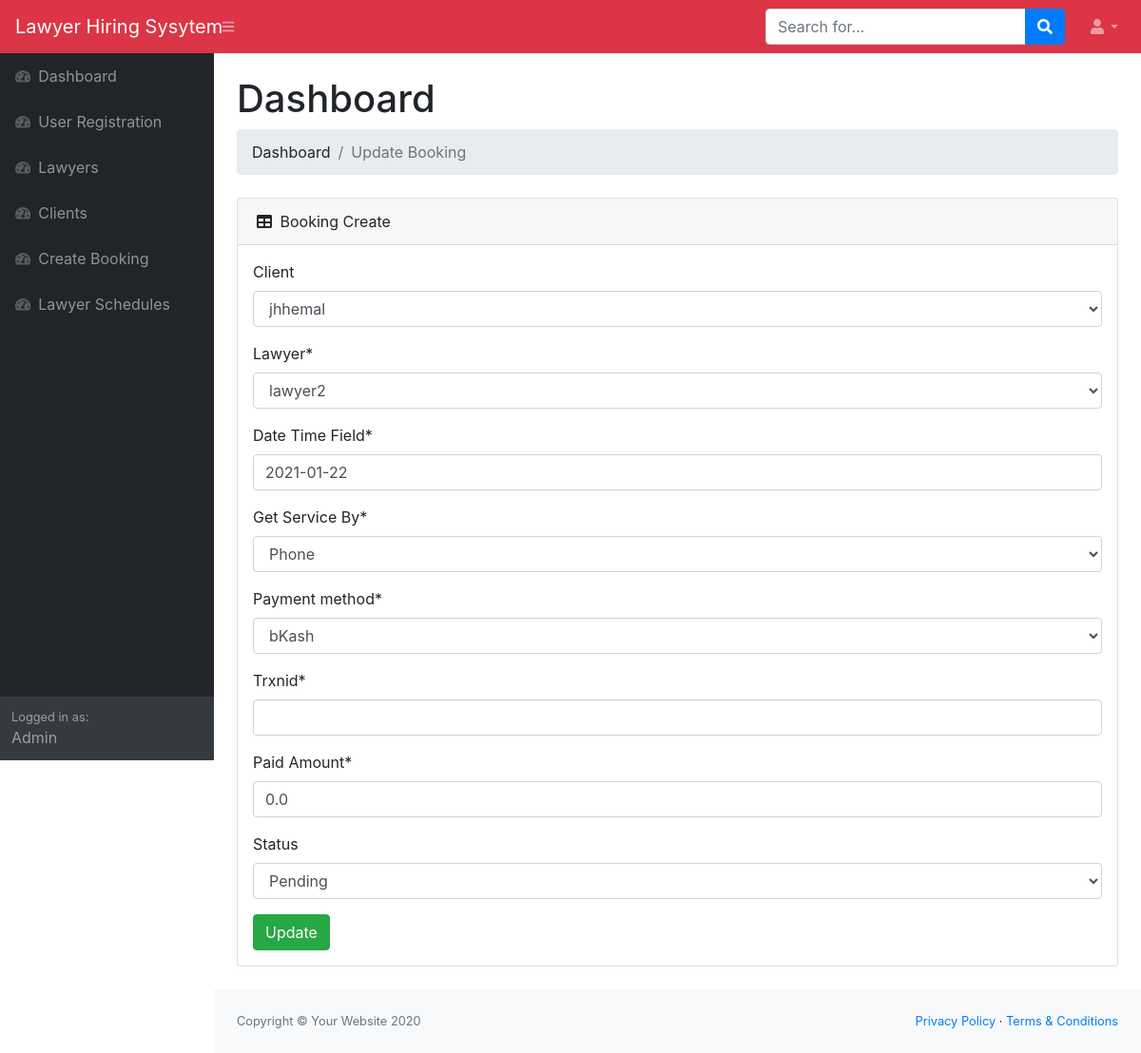
The page /dashboard/booking/update/1 (signed in) on the database its author committed.
### users/models.py (models this page shows, shortened)
class Booking(models.Model):
    PAYMENT_METHOD_CHOICES = (
        ('bKash', 'bKash'),
        ('Rocket', 'Rocket'),
        ('Nagad', 'Nagad'),
        ('DBBL', 'DBBL'),
        ('Skrill', 'Skrill'),
        ('Aqua', 'Aqua')
    )
    STATUS_OPTION_CHOICES = (
        ('Approved', 'Approved'),
        ('Pending', 'Pending')
    )
    SERVICE_OPTION_CHOICES = (
        ('Phone', 'Phone'),
        ('Email', 'Email'),
        ('Office', 'Office'),
    )
    client = models.ForeignKey(User, verbose_name='Client', related_name='client', on_delete=models.CASCADE, null=True, blank=True)
    lawyer = models.ForeignKey(User, verbose_name='Lawyer', related_name='lawyer', on_delete=models.DO_NOTHING)
    date = models.DateField(verbose_name='Date Time Field')
    service = models.CharField("Get Service By",max_length=6, choices=SERVICE_OPTION_CHOICES, default='Phone')
    payment_method = models.CharField(max_length=6, choices=PAYMENT_METHOD_CHOICES, default='bKash')
    trxnid = models.CharField(max_length=50, null=True)
    amount = models.FloatField('Paid Amount', default=0)
    status = models.CharField(max_length=8, choices=STATUS_OPTION_CHOICES, default='Pending', null=True, blank=True)

### users/views.py (the view)
# urls.py: path('dashboard/booking/update/<int:pk>', AdminBookingUpdateView.as_view(), name='abooking-update'),
class AdminBookingUpdateView(LoginRequiredMixin, UpdateView):
    model = Booking
    form_class = AdminBookingForm
    template_name = 'users/dashboard/booking_update.html'
    success_url = reverse_lazy('dashboard')

### users/forms.py
class AdminBookingForm(forms.ModelForm):
    class Meta:
        model = Booking
        fields = '__all__'

### users/templates/users/dashboard/booking_update.html (shortened to what this page needs)
{% extends 'users/dashboard/base.html' %}
{% load crispy_forms_tags %}
{% block content %}
<h1 class="mt-4">Dashboard</h1>
<ol class="breadcrumb mb-4">
    <li class="breadcrumb-item">Dashboard</li>
    <li class="breadcrumb-item active">Update Booking</li>
</ol>
<div class="card mb-4">
    <div class="card-header">
        <i class="fas fa-table mr-1"></i>
        Booking Create
    </div>
    <div class="card-body p-3">
        <form action="" method="POST">
            {{ form|crispy }}
            <button type="submit" class="btn btn-success">Update</button>
        </form>
    </div>
</div>
{% endblock content %}

### rows shown on the page
Booking: client "jhhemal", lawyer "lawyer2", date "2021-01-22", service "Phone", payment_method "bKash", amount "0.0", status "Pending"
